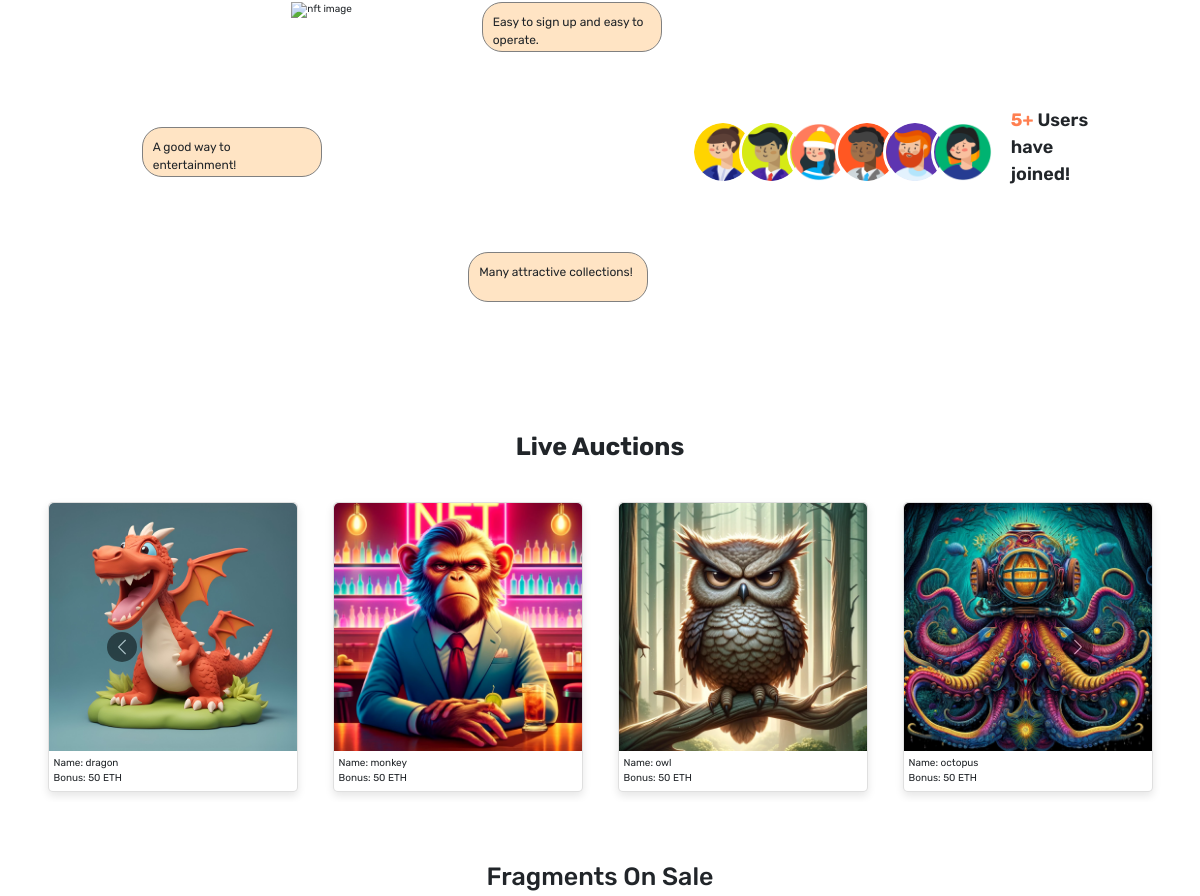
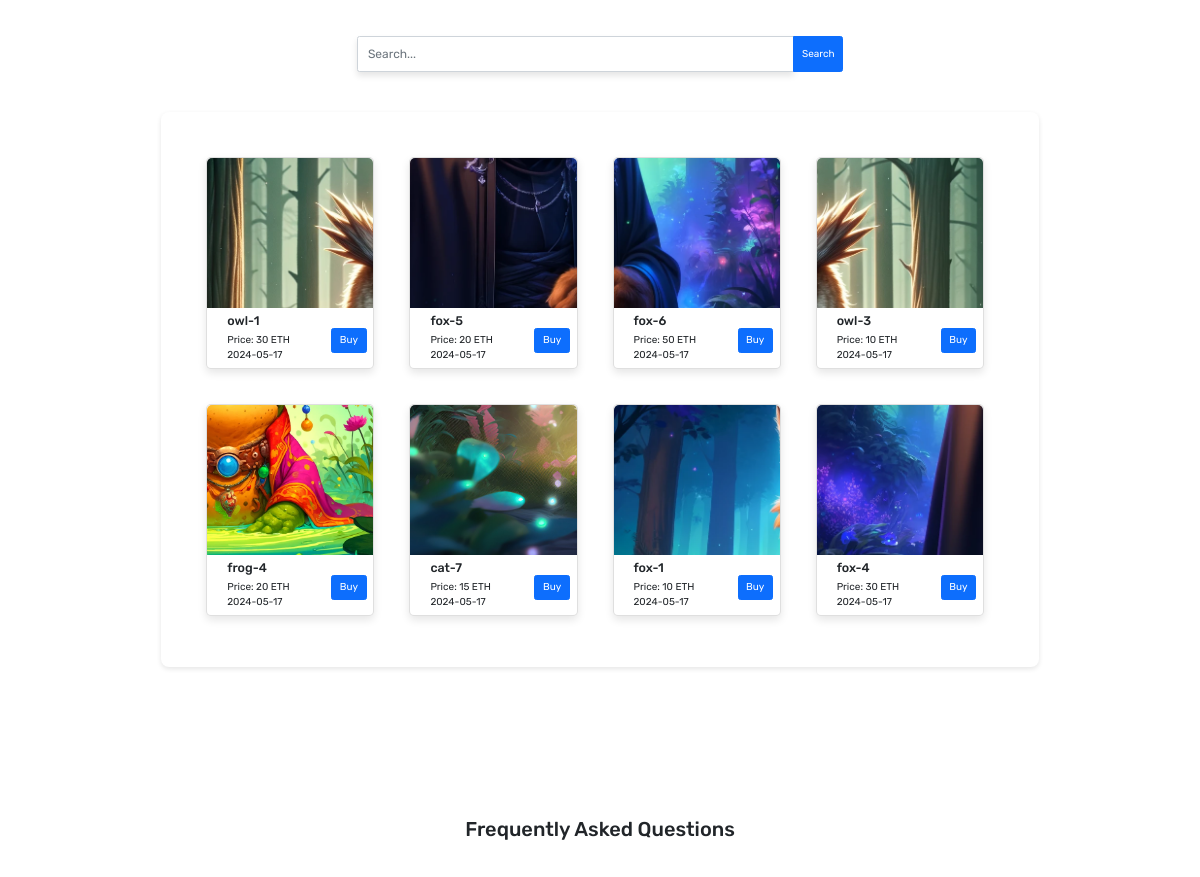
/marketplace (middle part), run on an earlier commit of the app's database (2 pictures, top to bottom).
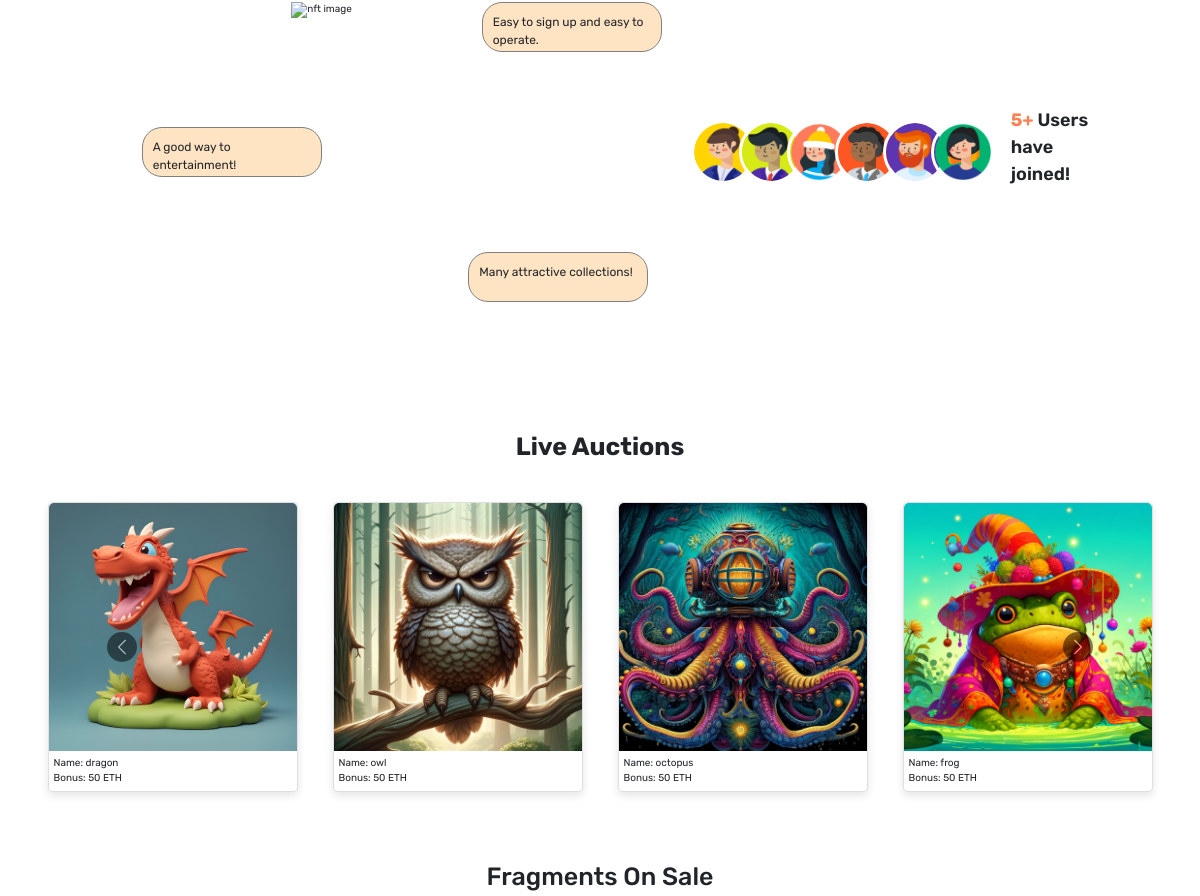
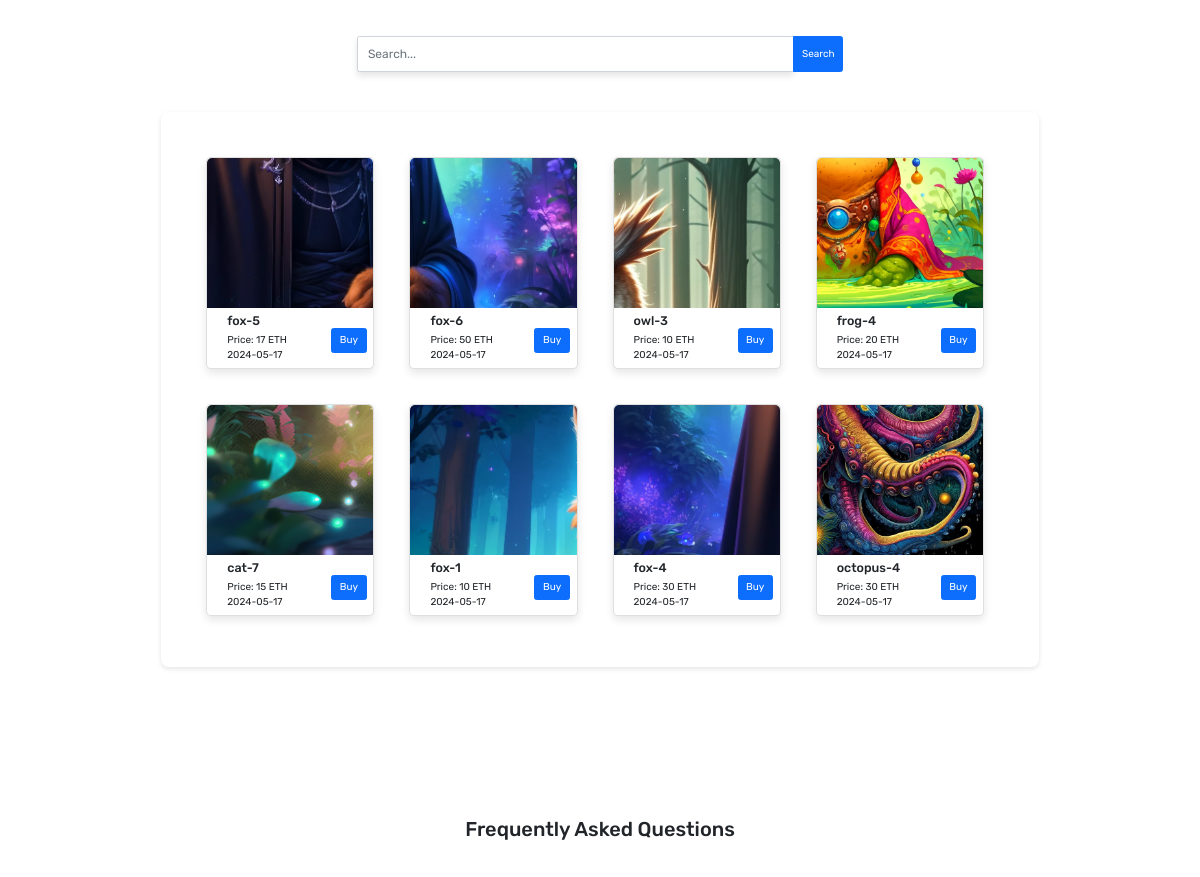
And on a later commit of the database (2 pictures, top to bottom).
### app/models.py (models this page shows, shortened)
class NFT(db.Model):
    __tablename__ = 'nft'
    id = db.Column(db.String(64), primary_key=True)  # Use a hash of the file name as the primary key
    path = db.Column(db.String(255), unique=True, nullable=False)
    completed = db.Column(db.Boolean, default=False, nullable=False)
    pieces = db.Column(db.Integer, nullable=False)
    owner = db.Column(db.Integer, db.ForeignKey('users.id'))
    bonus = db.Column(db.String(255), nullable=False, default='50.0')
    __table_args__ = (
        db.CheckConstraint('pieces IN (4, 6, 9)', name='check_pieces_values'),
    )
    @hybrid_property
    def name(self):
        if 'static/uploads/' in self.path:
            file_name_with_extension = self.path.split('static/uploads/')[-1]
            file_name, _ = os.path.splitext(file_name_with_extension)
            return file_name
        return None

class Trade(db.Model):
    __tablename__ = 'trade'
    id = db.Column(db.String(64),  db.ForeignKey('fragment.id'), primary_key=True)
    owner = db.Column(db.Integer, db.ForeignKey('users.id'))
    price = db.Column(db.String(255), nullable=False, default='0.0')
    listed_time = db.Column(db.DateTime, default=datetime.now(timezone.utc))
    __table_args__ = (
        db.CheckConstraint('price >= 0'),
    )

class Fragment(db.Model):
    __tablename__ = 'fragment'
    id = db.Column(db.String(64), primary_key=True)
    img_id = db.Column(db.String(64), db.ForeignKey('nft.id'))
    path = db.Column(db.String(255), unique=True, nullable=False)
    piece_number = db.Column(db.Integer, nullable=False)
    owner = db.Column(db.Integer, db.ForeignKey('users.id'))
    __table_args__ = (
        db.CheckConstraint('piece_number BETWEEN 1 AND 9'),
    )
    trade = db.relationship('Trade', backref='fragment', uselist=False, lazy='joined', cascade='all, delete', passive_deletes=True, primaryjoin="Fragment.id==Trade.id")
    @hybrid_property
    def name(self):
        if 'static/outputs/' in self.path:
            file_name_with_extension = self.path.split('static/outputs/')[-1]
            file_name, _ = os.path.splitext(file_name_with_extension)
            return file_name
        return None

### app/routes.py (the view)
@app.route('/marketplace', methods=['GET'])
def marketplace():
    buy_form = BuyForm()
    redeem_form = RedeemForm()
    trades = Trade.query.all()
    users = User.query.all()
    nft = NFT.query.filter_by(completed=0).all()
    return render_template('marketplace.html', trades=trades, nft=nft ,buy_form=buy_form, redeem_form=redeem_form, user_num = len(users))

### app/forms.py
class BuyForm(FlaskForm):
    fragment_id = StringField('FragmentId', validators=[DataRequired()])
    buyer = StringField('Buyer', validators=[DataRequired()])
    submit = SubmitField('Confirm')

class RedeemForm(FlaskForm):
    nft_id = StringField('NftId', validators=[DataRequired()])
    user = StringField('User', validators=[DataRequired()])
    submit = SubmitField('Confirm')

### templates/marketplace.html (shortened to what the changed rows need)
<!DOCTYPE html>
<html lang="en">
    <head>
        <link href="https://cdn.bootcss.com/bootstrap/5.1.3/css/bootstrap.min.css" rel="stylesheet">
        <link href="{{ url_for('static', filename='css/main.css') }}" rel="stylesheet">
        <link href="{{ url_for('static', filename='css/marketplace.css') }}" rel="stylesheet">
    </head>
    <body>
        <div class="container mb-5">
            <h1 class="my-5 text-center"><b>Live Auctions</b></h2>
            <div id="liveAuctionCarousel" class="carousel slide" data-bs-ride="carousel">
                <div class="carousel-inner">
                    {% for i in range(nft|length // 4 + (nft|length % 4 > 0)) %}
                    <div class="carousel-item {{ 'active' if i == 0 else '' }}">
                        <div class="row bg-white">
                            {% for item in nft[i*4:(i+1)*4] %}
                            <div class="col-sm-3">
                                <div class="card clickable-card" data-bs-toggle="modal" data-bs-target="#RedeemModal"
                                    data-nft-id="{{ item.id }}"
                                    data-nft-bonus="{{ item.bonus }}"
                                    data-nft-name="{{ item.path.name }}">
                                    <img src="{{ item.path }}" class="card-img-top" alt="nft img">
                                    <div class="card-body container">
                                        <div class="row d-flex flex-row justify-content-around">
                                            <div class="container d-flex flex-column col-12">
                                                <p class="card-text">
                                                    <span>Name: {{ item.name }}</span>
                                                    <br>
                                                    <span>Bonus: {{ item.bonus }} ETH</span>
                                                </p>
                                            </div>
                                        </div>
                                    </div>
                                </div>
                            </div>
                            {% endfor %}
                        </div>
                    </div>
                    {% endfor %}
                </div>
                <button class="carousel-control-prev" type="button" data-bs-target="#liveAuctionCarousel" data-bs-slide="prev">
                    <span class="carousel-control-prev-icon" aria-hidden="true"></span>
                </button>
                <button class="carousel-control-next" type="button" data-bs-target="#liveAuctionCarousel" data-bs-slide="next">
                    <span class="carousel-control-next-icon" aria-hidden="true"></span>
                </button>
            </div>
        </div>
        <div class="container-fluid d-flex flex-column align-items-center">
            <h1 class="mb-3 text-center my-5">Fragments On Sale</h1>
            <div class="container-fluid d-flex flex-column align-items-center">
                <div class="sidebar-container col-10 mt-3">
                    <div class="section">
                        <div class="section-content" id="all-fragments">
                            <div class="row row-cols-1 row-cols-md-4 g-4" id="fragments-container">
                                {% for trade in trades %}
                                <div class="col">
                                    <div class="card">
                                        <img src="{{ trade.fragment.path }}" class="card-img-top" alt="{{ trade.fragment.name }}">
                                        <div class="card-body container d-flex flex-row justify-content-around">
                                            <div class="container d-flex flex-column col-8">
                                                <h5 class="card-title">{{ trade.fragment.name }}</h5>
                                                <p class="card-text">
                                                    <span>Price: {{ trade.price }} ETH</span>
                                                    <br>
                                                    <span>{{ trade.listed_time.date() }}</span>
                                                </p>
                                            </div>
                                            <div class="container d-flex col-4">
                                                <button type="button" class="btn btn-primary" data-bs-toggle="modal" data-bs-target="#BuyModal"
                                                data-fragment-id="{{ trade.fragment.id }}"
                                                data-fragment-path="{{ trade.fragment.path }}"
                                                data-fragment-name="{{ trade.fragment.name }}"
                                                data-fragment-price="{{ trade.price }}"
                                                data-fragment-release-time="{{ trade.listed_time.date() }}">
                                                Buy
                                            </button>
                                            </div>
                                        </div>
                                    </div>
                                </div>
                                {% endfor %}
                            </div>
                        </div>
                    </div>
                </div>
            </div>
        </div>
        <div class="collap-container">
            <h2 class="FAQ">Frequently Asked Questions</h2>
        </div>
    </body>
</html>

What changed in the data, as far as the page shows it:
no longer on this page (row edited): NFT: path (picture), name "monkey", bonus "50"
no longer on this page (row edited): Trade: fragment.path (picture), fragment.name "owl-1", price "30", listed_time "2024-05-17"
now on this page (row unchanged): NFT: path (picture), name "frog", bonus "50"
changed Trade "fox-5": price "20" → "17"
now on this page (row unchanged): Trade: fragment.path (picture), fragment.name "octopus-4", price "30", listed_time "2024-05-17"
